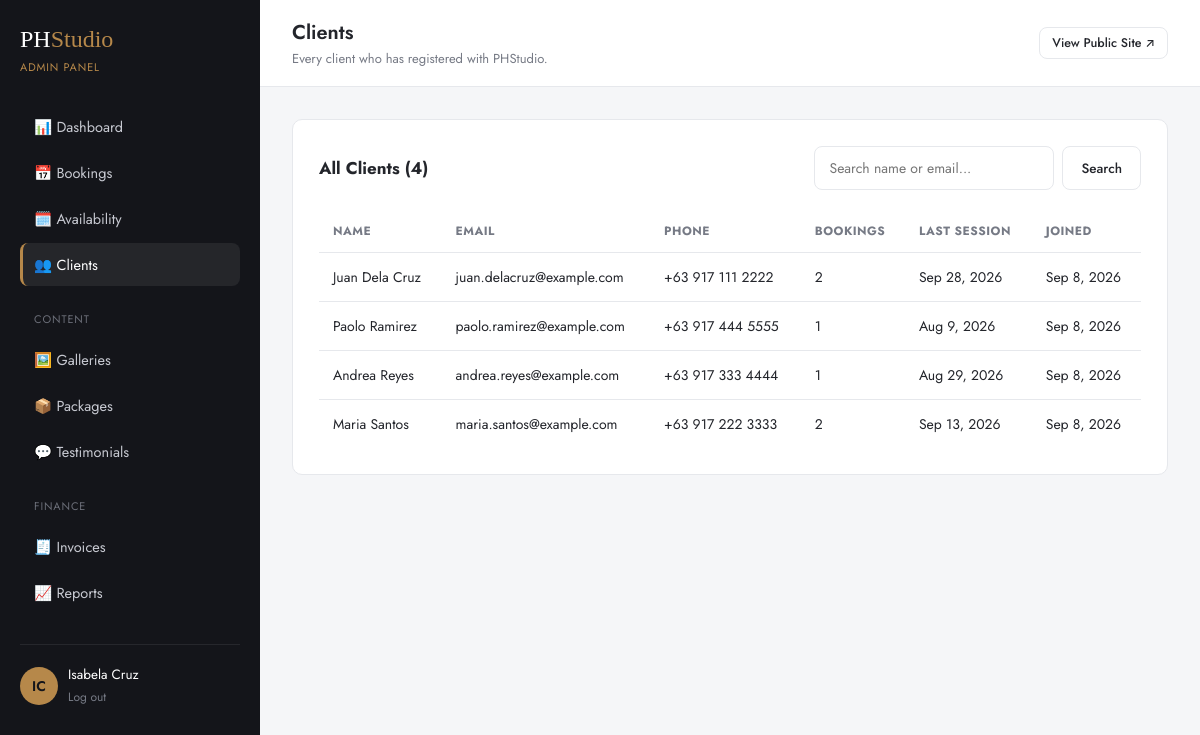
/backend/admin/clients.php (signed in), run on the app's committed database.
### tables this page shows
CREATE TABLE users (
    id              INT UNSIGNED AUTO_INCREMENT PRIMARY KEY,
    role            ENUM('admin','photographer','client') NOT NULL DEFAULT 'client',
    full_name       VARCHAR(120) NOT NULL,
    email           VARCHAR(150) NOT NULL UNIQUE,
    phone           VARCHAR(30)  DEFAULT NULL,
    password_hash   VARCHAR(255) NOT NULL,
    avatar_path     VARCHAR(255) DEFAULT NULL,
    is_active       TINYINT(1)   NOT NULL DEFAULT 1,
    created_at      DATETIME     NOT NULL DEFAULT CURRENT_TIMESTAMP,
    updated_at      DATETIME     NOT NULL DEFAULT CURRENT_TIMESTAMP ON UPDATE CURRENT_TIMESTAMP
);

### backend/config/db.php (called while the page is built, shortened)
<?php
function db(): PDO
{
    static $pdo = null;
    $dsn = sprintf(
        'mysql:host=%s;port=%s;dbname=%s;charset=utf8mb4',
        DB_HOST,
        DB_PORT,
        DB_NAME
    );
    try {
        $pdo = new PDO($dsn, DB_USER, DB_PASS, [
            PDO::ATTR_ERRMODE            => PDO::ERRMODE_EXCEPTION,
            PDO::ATTR_DEFAULT_FETCH_MODE => PDO::FETCH_ASSOC,
            PDO::ATTR_EMULATE_PREPARES   => false,
        ]);
    } catch (PDOException $e) {
        if (APP_DEBUG) {
            die('Database connection failed: ' . $e->getMessage());
        }
        die('We are experiencing a temporary issue. Please try again shortly.');
    }
    return $pdo;
}

### backend/includes/functions.php (called while the page is built, shortened)
<?php
require_once __DIR__ . '/../config/db.php';
function e(?string $value): string
{
    return htmlspecialchars($value ?? '', ENT_QUOTES, 'UTF-8');
}
function clean(?string $value): string
{
    return trim(strip_tags($value ?? ''));
}
function pretty_date(string $date, string $format = 'M j, Y'): string
{
    $ts = strtotime($date);
    return $ts ? date($format, $ts) : $date;
}

### backend/admin/clients.php (the view, shortened to what this page needs)
<?php
require_once __DIR__ . '/../includes/functions.php';
$search = clean($_GET['q'] ?? '');
$sql = 'SELECT u.*, COUNT(b.id) AS booking_count, MAX(b.session_date) AS last_session
        FROM users u LEFT JOIN bookings b ON b.client_id = u.id
        WHERE u.role = "client"';
$params = [];
$sql .= ' GROUP BY u.id ORDER BY u.created_at DESC';
$stmt = db()->prepare($sql);
$stmt->execute($params);
$clients = $stmt->fetchAll();
require __DIR__ . '/../includes/dash_header.php';
?>
<div class="panel">
  <div class="panel-head">
    <h3>All Clients (<?= count($clients) ?>)</h3>
    <form method="get" style="display:flex;gap:8px;">
      <input class="d-form-control" style="width:240px;" type="text" name="q" placeholder="Search name or email..." value="<?= e($search) ?>">
      <button type="submit" class="d-btn d-btn-outline">Search</button>
    </form>
  </div>
  <?php if (!$clients): ?>
    <div class="empty-state"><div class="icon">👥</div><p>No clients found.</p></div>
  <?php else: ?>
    <div class="table-wrap">
      <table class="d-table">
        <thead><tr><th>Name</th><th>Email</th><th>Phone</th><th>Bookings</th><th>Last Session</th><th>Joined</th></tr></thead>
        <tbody>
          <?php foreach ($clients as $c): ?>
          <tr>
            <td><?= e($c['full_name']) ?></td>
            <td><?= e($c['email']) ?></td>
            <td><?= e($c['phone'] ?: '—') ?></td>
            <td><?= (int) $c['booking_count'] ?></td>
            <td><?= $c['last_session'] ? pretty_date($c['last_session']) : '—' ?></td>
            <td><?= pretty_date($c['created_at']) ?></td>
          </tr>
          <?php endforeach; ?>
        </tbody>
      </table>
    </div>
  <?php endif; ?>
</div>
<?php require __DIR__ . '/../includes/dash_footer.php'; ?>

### backend/assets/css/dashboard.css (style rules this page uses)
:root { --d-black: #14151a; --d-charcoal: #1f2128; --d-gold: #b6884a; --d-bg: #f5f6f8; --d-card: #ffffff; --d-border: #e6e8ec; --d-text: #23252b; --d-muted: #767a85; --d-radius: 10px; --d-font: 'Jost', -apple-system, BlinkMacSystemFont, sans-serif; }
* { box-sizing: border-box; }
body.dashboard { margin: 0; font-family: var(--d-font); background: var(--d-bg); color: var(--d-text); display: flex; min-height: 100vh; }
.panel { background: var(--d-card); border: 1px solid var(--d-border); border-radius: var(--d-radius); padding: 26px; margin-bottom: 26px; }
.panel-head { display: flex; align-items: center; justify-content: space-between; margin-bottom: 20px; flex-wrap: wrap; gap: 12px; }
.panel-head h3 { font-size: 17px; margin: 0; }
.table-wrap { overflow-x: auto; }
table.d-table { width: 100%; border-collapse: collapse; font-size: 14px; }
table.d-table th { text-align: left; padding: 12px 14px; font-size: 12px; text-transform: uppercase; letter-spacing: 0.04em; color: var(--d-muted); border-bottom: 1px solid var(--d-border); }
table.d-table td { padding: 14px; border-bottom: 1px solid var(--d-border); vertical-align: middle; }
table.d-table tr:last-child td { border-bottom: none; }
.d-btn { display: inline-flex; align-items: center; gap: 8px; justify-content:center; padding: 10px 18px; border-radius: 8px; font-size: 13.5px; font-weight: 500; cursor: pointer; border: 1px solid transparent; transition: all 0.2s ease; font-family: var(--d-font); }
.d-btn-outline { background: #fff; border-color: var(--d-border); color: var(--d-text); }
.d-form-control { width: 100%; padding: 11px 14px; border: 1px solid var(--d-border); border-radius: 8px; font-size: 14px; font-family: var(--d-font); background: #fff; color: var(--d-text); }

### data on the page
users: full_name "Juan Dela Cruz", email "juan.delacruz@example.com", phone "+63 917 111 2222", booking_count "2", last_session "Sep 28, 2026", created_at "Sep 8, 2026"
users: full_name "Paolo Ramirez", email "paolo.ramirez@example.com", phone "+63 917 444 5555", booking_count "1", last_session "Aug 9, 2026", created_at "Sep 8, 2026"
users: full_name "Andrea Reyes", email "andrea.reyes@example.com", phone "+63 917 333 4444", booking_count "1", last_session "Aug 29, 2026", created_at "Sep 8, 2026"
users: full_name "Maria Santos", email "maria.santos@example.com", phone "+63 917 222 3333", booking_count "2", last_session "Sep 13, 2026", created_at "Sep 8, 2026"

### other printed values
$user['role'] "ADMIN"
$initials ?: 'U' "IC"
$user['full_name'] "Isabela Cruz"
$dashTitle "Clients"
$dashSubtitle "Every client who has registered with PHStudio."
count($clients) "4"
